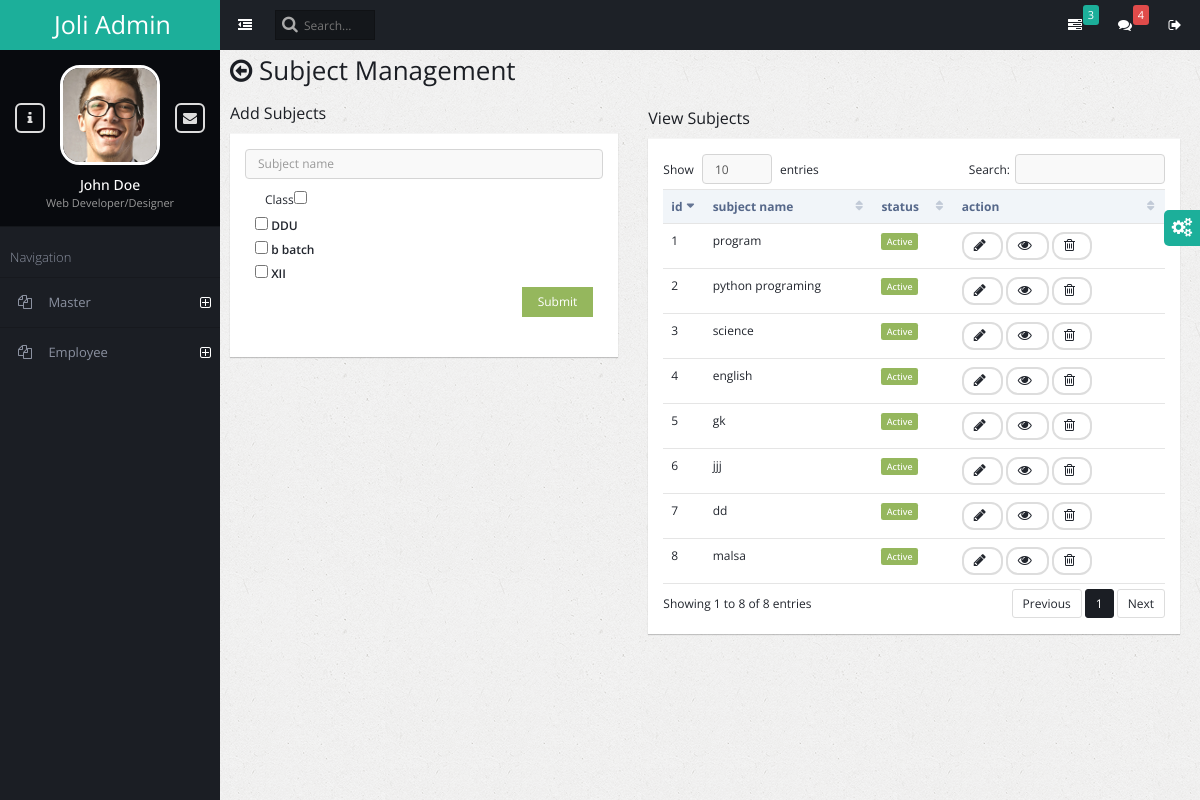
Screenshot of /subject_page with the database file from the repository.
### admin_master/models.py (models this page shows)
class class_master(models.Model):
    name=models.CharField(max_length=100)
    status=models.IntegerField(default=1)

class subjects(models.Model):
    sname=models.CharField(max_length=100)
    sstatus=models.BooleanField(default=1)

### admin_master/views.py (the view, shortened to what this page needs)
# urls.py: path('subject_page',subject,name="sub"),
def subject(request):
     success=""
     failed=""
     a=class_master.objects.all().values
     b=subjects.objects.all().values
     return render(request,'admin_master_subject_manage.html',{'class':a,'subjects':b,'mesg':success,'msg':failed})

### admin_master/templates/admin_master_subject_manage.html (shortened to what this page needs)
{% extends 'index.html' %}
{% block content %}
<div class="page-title">
    <h2><span class="fa fa-arrow-circle-o-left"></span> Subject Management</h2>
</div>
<div class="row">
    <div class="col-md-5">
        <h4>Add Subjects</h4>
<form id="myForm" method="post">{% csrf_token %}
        <div class="panel panel-default">
            <div class="panel-body">
        <input type="text" class="form-control" name="sname" placeholder="Subject name"/>
        <div class="block">
            <div class="form-group">
                <div class="col-md-12">
                    Class<label class="check"><input type="checkbox" id="toggleAll" onclick="leo()" class="icheck"/> </label>
                </div>
            </div>
            <div id="checkboxes">
                {% for i in class %}
                    {% if i.status == 1 %}
                        <div>
                            <label>
                                <input type="checkbox"  class="icheck" id="check" name="checkitems" value="{{i.id}}"/>
                                {{i.name}}
                            </label>
                        </div>
                    {% endif %}
                {% endfor %}
            </div>
            <button type="submit" onclick="return validateForm()" class="btn btn-success pull-right">Submit</button>
        </div>
    </div>
</form>
        </div>
    </div>
    <div class="col-md-7">
        <div class="block">
            <h4>View Subjects</h4>
            <div class="panel panel-default">
                <div class="panel-body">
                    <table class="table datatable">
                        <thead>
                            <tr>
                                <th>id</th>
                                <th>subject name</th>
                                <th>status</th>
                                <th>action</th>
                            </tr>
                        </thead>
                        <tbody>
                            {% for i in subjects %}
                            <tr id="tr{{i.id}}">
                                <td>{{forloop.counter}}</td>
                                <td>{{i.sname}}</td>
                                <td>{% if i.sstatus == 1 %}<span class="label label-success">Active</span>{% else %}
                                    <span class="label label-danger">Deactive</span>  {% endif %}</td>
                                    <td><button class="btn btn-default btn-rounded btn-sm" onclick="edit_sub('{{i.id}}')"><span id="spinner{{i.id}}" class="fa fa-pencil"></span></button>
                                        <button class="btn btn-default btn-rounded btn-sm" onClick=""><span class="fa fa-eye"></span></button>
                                        <button class="btn btn-default btn-rounded btn-sm" onClick="delete_row('{{i.id}}','tr{{i.id}}')"><span class="fa fa-trash-o"></span></button>
                                </td>
                            </tr>
                            {% endfor %}
                        </tbody>
                    </table>
                </div>
            </div>
        </div>
    </div>
</div>
</div>
{% endblock %}

### rows the page displays
class_master: name "DDU"
class_master: name "b batch"
class_master: name "XII"
subjects: sname "program", sstatus "Active"
subjects: sname "python programing", sstatus "Active"
subjects: sname "science", sstatus "Active"
subjects: sname "english", sstatus "Active"
subjects: sname "gk", sstatus "Active"
subjects: sname "jjj", sstatus "Active"
subjects: sname "dd", sstatus "Active"
subjects: sname "malsa", sstatus "Active"
